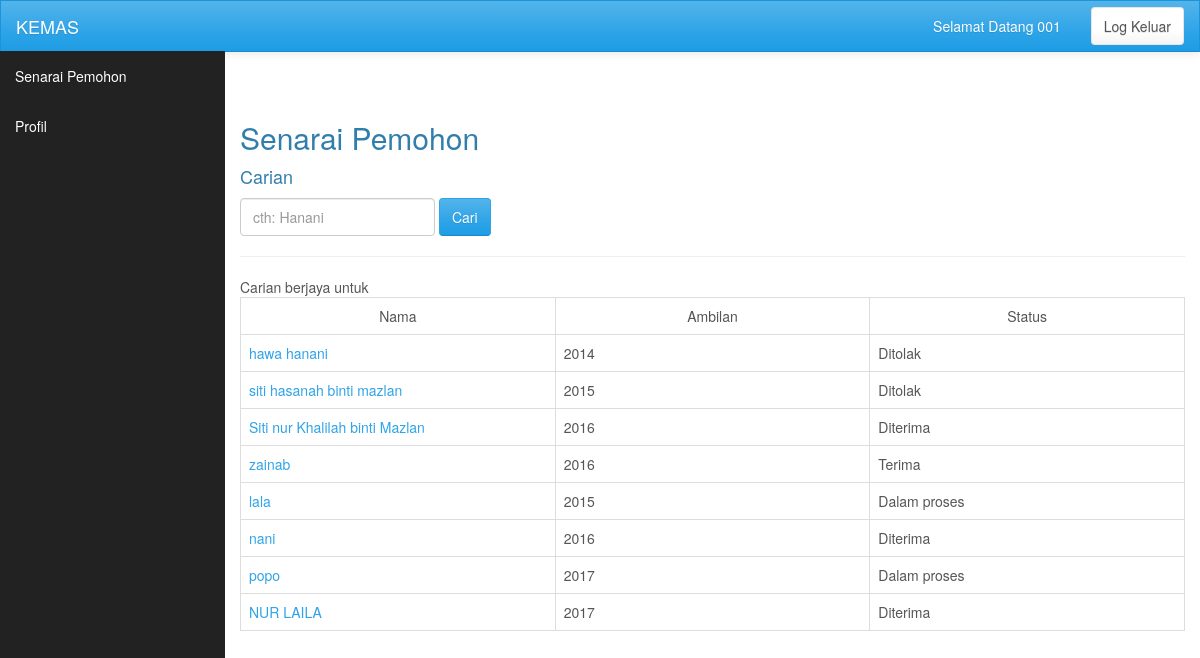
Page /spemohon.php (signed in) on the committed database.
### tables this page shows
CREATE TABLE `permohonan` (
  `id` int(1) NOT NULL,
  `username` varchar(255) NOT NULL,
  `nama` varchar(255) DEFAULT NULL,
  `no_kp` varchar(255) DEFAULT NULL,
  `tarikhlahir` date DEFAULT NULL,
  `warganegara` varchar(255) DEFAULT NULL,
  `alamat` varchar(255) DEFAULT NULL,
  `ambilan` varchar(255) DEFAULT NULL,
  `notel` varchar(255) DEFAULT NULL,
  `jantina` varchar(255) DEFAULT NULL,
  `status` varchar(255) DEFAULT NULL,
  `keturunan` varchar(255) DEFAULT NULL,
  `agama` varchar(255) DEFAULT NULL,
  `tempatlahir` varchar(255) DEFAULT NULL,
  `tinggi` varchar(255) DEFAULT NULL,
  `berat` varchar(255) DEFAULT NULL,
  `nama_keluarga` varchar(255) DEFAULT NULL,
  `pangkat` varchar(255) DEFAULT NULL,
  `alamat_keluarga` varchar(255) DEFAULT NULL,
  `tempatlahir_keluarga` varchar(255) DEFAULT NULL,
  `pekerjaan` varchar(255) DEFAULT NULL,
  `namakerja` varchar(255) DEFAULT NULL,
  `alamatkerja` varchar(255) DEFAULT NULL,
  `tahun_spm` varchar(255) DEFAULT NULL,
  `keputusan_spm` varchar(255) DEFAULT NULL,
  `namasek_spm` varchar(255) DEFAULT NULL,
  `tahun_dip` varchar(255) DEFAULT NULL,
  `cgpa_dip` varchar(255) DEFAULT NULL,
  `bidang_dip` varchar(255) DEFAULT NULL,
  `universiti_dip` varchar(255) DEFAULT NULL,
  `tahun_tinggi` varchar(255) DEFAULT NULL,
  `cgpa_tinggi` varchar(255) DEFAULT NULL,
  `bidang_tinggi` varchar(255) DEFAULT NULL,
  `universiti_tinggi` varchar(255) DEFAULT NULL,
  `nama_sukan` varchar(255) DEFAULT NULL,
  `jawatan` varchar(255) DEFAULT NULL,
  `pencapaian` varchar(255) DEFAULT NULL,
  `tempoh` varchar(255) DEFAULT NULL,
  `syarat` varchar(255) DEFAULT NULL,
  `status_admin` varchar(255) DEFAULT 'Dalam proses',
  `iv_date` varchar(255) DEFAULT NULL
);

### spemohon.php (the view, shortened to what this page needs)
<?php
include "inc/dbconn.php";
include "inc/header.php";
include "inc/nav_app.php";
?>
<div id="wrapper">
	<div class="col-md-12" name="maincontent" id="maincontent">
		<h2>Senarai Pemohon</h2>
		<h4>Carian</h4>
		<form class="form-inline" role="form" name="pemohon" action="" method="POST">
			<input class="form-control" name="pemohon" type="text" placeholder="cth: Hanani">
			<input class="btn btn-embosed btn-primary" type="submit" value="Cari">
		</form>
		<hr>
		<?php
		    $searchkey=$_POST['pemohon'];
			$sql="SELECT nama,ambilan,status_admin FROM permohonan
			WHERE nama LIKE '%$searchkey%' OR ambilan LIKE '%$searchkey%' OR status_admin LIKE '%$searchkey%'";
			$qr=mysqli_query($db,$sql);
			if(mysqli_num_rows($qr)==0){
			   echo "Carian tidak dijumpai";
			}
			else{
			   echo "Carian berjaya untuk $searchkey";
		?>
			<table width="90%" class='table table-hover table-bordered'>
				<tr align="center">
					<td width="20%">Nama</td>
					<td width="20%">Ambilan</td>
					<td width="20%">Status</td>
				</tr>
				<?php
		    while($rekod=mysqli_fetch_array($qr)){
			    $id=$rekod['nama'];
			    $url="view_admin.php?id=".$id;
				echo "<td><a href='$url'>".$rekod['nama']."</a></td>";
				echo "<td>".$rekod['ambilan']."</td>";
				echo "<td>".$rekod['status_admin']."</td>";
			}
		}
		?>
			</table>
	</div>
</div>

### css/app.css (style rules this page uses)
html, body { height: 100%; }
#wrapper { padding: 100px 0px 100px 225px; }

### rows in the picture
permohonan: nama "hawa hanani", ambilan "2014", status_admin "Ditolak"
permohonan: nama "siti hasanah binti mazlan", ambilan "2015", status_admin "Ditolak"
permohonan: nama "Siti nur Khalilah binti Mazlan", ambilan "2016", status_admin "Diterima"
permohonan: nama "zainab", ambilan "2016", status_admin "Terima"
permohonan: nama "lala", ambilan "2015", status_admin "Dalam proses"
permohonan: nama "nani", ambilan "2016", status_admin "Diterima"
permohonan: nama "popo", ambilan "2017", status_admin "Dalam proses"
permohonan: nama "NUR LAILA", ambilan "2017", status_admin "Diterima"

### other values in the picture
$_SESSION['id_admin'] "001"
